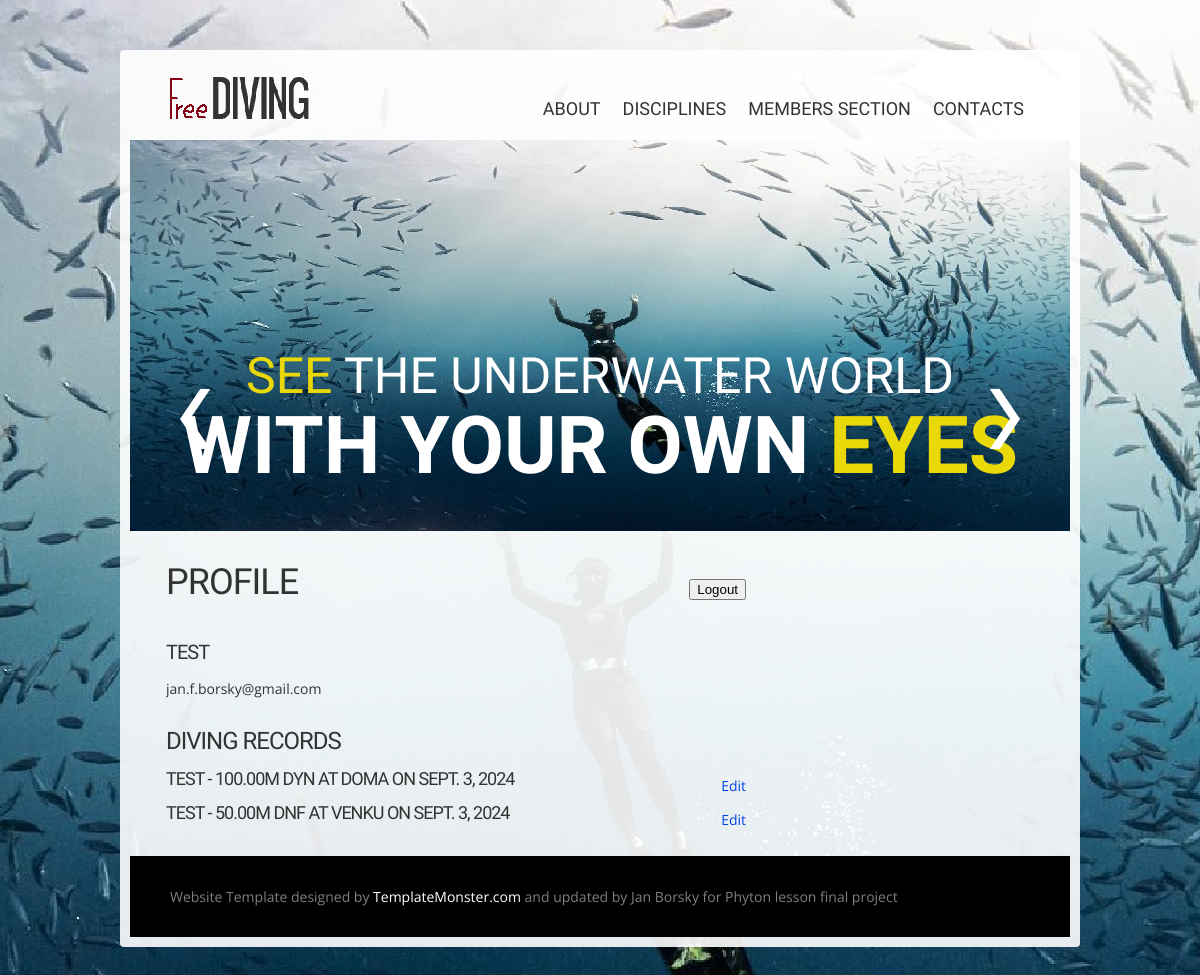
Page /accounts/profile/ (signed in) on the earlier database version.
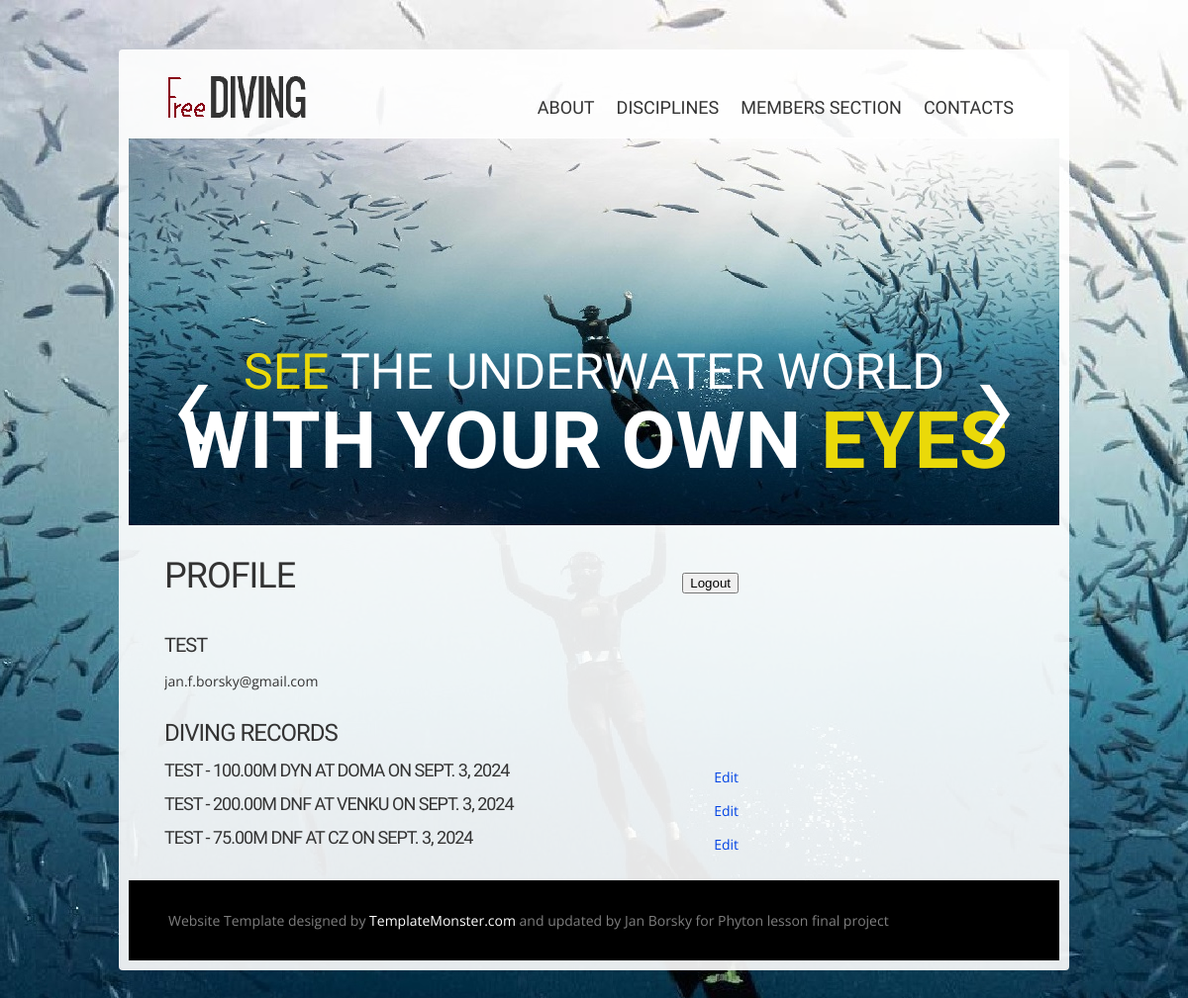
Same page on the later database version.
### users/models.py (models this page shows, shortened)
class DivingRecord(models.Model):
    DYN = 'DYN'
    DNF = 'DNF'
    DYNB = 'DYNB'
    FIM = 'FIM'
    CTW = 'CTW'
    CTWB = 'CTWB'
    CNF = 'CNF'
    STA = 'STA'
    DISCIPLINE_CHOICES = [
        (DYN, 'Dynamic with Fins (DYN)'),
        (DNF, 'Dynamic No Fins (DNF)'),
        (DYNB, 'Dynamic with Bi-Fins (DYNB)'),
        (FIM, 'Free Immersion (FIM)'),
        (CTW, 'Constant Weight (CTW)'),
        (CTWB, 'Constant Weight Bi-Fins (CTWB)'),
        (CNF, 'Constant Weight No Fins (CNF)'),
        (STA, 'Static apnea (STA)'),
    ]
    user = models.ForeignKey(User, on_delete=models.CASCADE)
    discipline = models.CharField(
        max_length=4,
        choices=DISCIPLINE_CHOICES,
        default=DYN,
    )  # Disciplína potápění
    depth = models.DecimalField(max_digits=5, decimal_places=2)  # Maximální hloubka v metrech
    duration = models.DurationField()  # Délka potápění
    location = models.CharField(max_length=255)  # Místo potápění
    date = models.DateField()  # Datum potápění

### users/views.py (the view)
# urls.py: path('accounts/profile/', profile, name="profile"),
@login_required
def profile(request):
    DivingRecords_filter = DivingRecord.objects.filter(user=request.user)  # Získá všechny produkty z databáze pro usera
    return render(request, 'profile.html', {'pbsf': DivingRecords_filter})

### users/templates/profile.html (shortened to what this page needs)
{% extends "master.html" %}
{% block content %}
   {% load static %}
<section id="content">
      <div class="container_12">
        <article class="a2">
          <div class="wrapper">
            <div class="col-9">
                <div>
                    <div style="display: flex; justify-content: space-between; align-items: center;">
                        <h1>Profile</h1>
                        {% if user.is_authenticated %}
                            <form action="{% url 'logout' %}" method="post">
                                <button type="submit">Logout</button>
                            </form>
                        {% endif %}
                    </div>
                    <br>
                    <h4>{{ user.username }}</h4>
                    <p>{{ user.email }}</p>
                    <h3>Diving Records</h3>
                    <ul>
                    {% for DivingRecords_filter in pbsf %}
                        <li>
                            <div style="display: flex; justify-content: space-between; align-items: center;">
                                <h5>{{ DivingRecords_filter.user.username }} - {{ DivingRecords_filter.depth }}m {{DivingRecords_filter.discipline}} at {{DivingRecords_filter.location}} on {{DivingRecords_filter.date}}</h5>
                                <a href="{% url 'edit_diving_record' record_id=DivingRecords_filter.id %}">Edit</a>
                            </div>
                        </li>
                      {% endfor %}
                    </ul>
                </div>
              </div>
          </div>
        </article>
      </div>
    </section>
{% endblock content %}

Differences in the rows shown:
changed DivingRecord "VENKU": depth "50.00" → "200.00"
added DivingRecord: user.username "TEST", depth "75.00", discipline "DNF", location "CZ", date "SEPT. 3, 2024"
